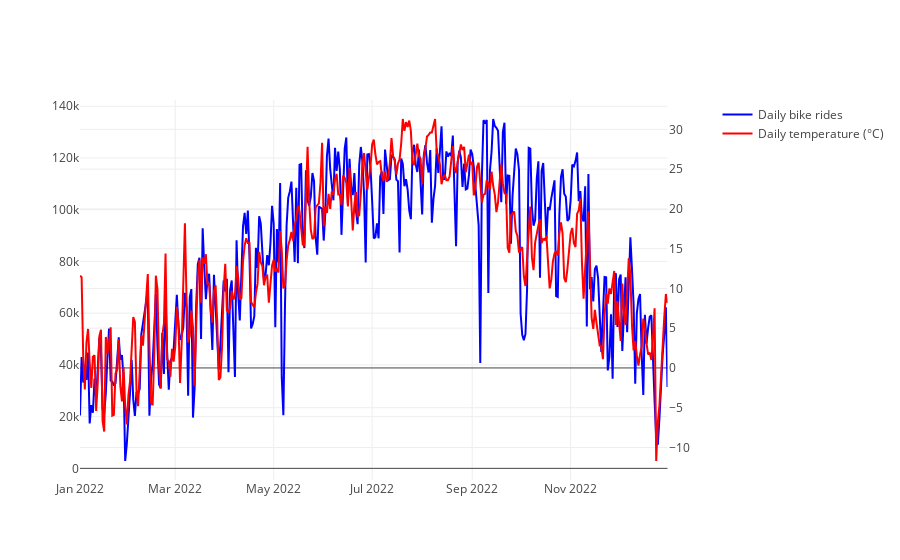

Notebook source saved alongside this figure:
### Code cell
# Line chart

fig = make_subplots(specs = [[{"secondary_y": True}]])

fig.add_trace(
go.Scatter(x = daily_rides['date'], y = daily_rides['total_rides'], name = 'Daily bike rides', marker={'color': daily_rides['total_rides'],'color': 'blue'}),
secondary_y = False
)

fig.add_trace(
go.Scatter(x=daily_rides['date'], y = daily_rides['avg_daily_temp'], name = 'Daily temperature (°C)', marker={'color': daily_rides['avg_daily_temp'],'color': 'red'}),
secondary_y=True
)

### Figure 1 — Plotly figure (JSON) as saved in the notebook; plotly's stock layout.template omitted (floating-point values rounded to 4 significant figures; data arrays with more than 128 entries replaced by an {"elided": "..."} marker saying what was removed)
{"data": [{"marker": {"color": "blue"}, "name": "Daily bike rides", "type": "scatter", "x": {"elided": "365 str values"}, "xaxis": "x", "y": {"elided": "365 int values"}, "yaxis": "y"}, {"marker": {"color": "red"}, "name": "Daily temperature (°C)", "type": "scatter", "x": {"elided": "365 str values"}, "xaxis": "x", "y": {"elided": "365 float values"}, "yaxis": "y2"}], "layout": {"xaxis": {"anchor": "y", "domain": [0, 0.94]}, "yaxis": {"anchor": "x", "domain": [0, 1]}, "yaxis2": {"anchor": "x", "overlaying": "y", "side": "right"}}}
